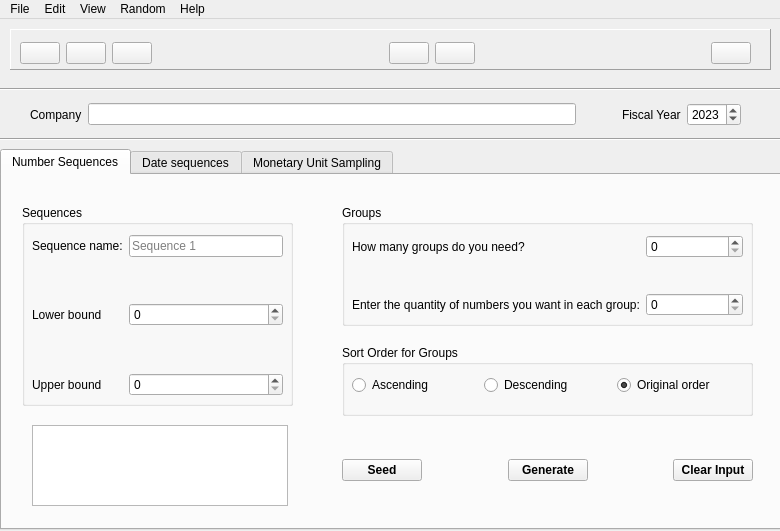
<?xml version="1.0" encoding="UTF-8"?>
<ui version="4.0">
 <author>Tim Lui</author>
 <class>MainWindow</class>
 <widget class="QMainWindow" name="MainWindow">
  <property name="geometry">
   <rect>
    <x>0</x>
    <y>0</y>
    <width>780</width>
    <height>531</height>
   </rect>
  </property>
  <property name="windowTitle">
   <string>AVEGA Random</string>
  </property>
  <property name="windowIcon">
   <iconset resource="resources.qrc">
    <normaloff>:/assets/img/AVEGA-Favicon.ico</normaloff>:/assets/img/AVEGA-Favicon.ico</iconset>
  </property>
  <property name="toolButtonStyle">
   <enum>Qt::ToolButtonTextUnderIcon</enum>
  </property>
  <widget class="QWidget" name="centralwidget">
   <widget class="QTabWidget" name="sampling_types">
    <property name="geometry">
     <rect>
      <x>0</x>
      <y>130</y>
      <width>781</width>
      <height>381</height>
     </rect>
    </property>
    <property name="layoutDirection">
     <enum>Qt::LeftToRight</enum>
    </property>
    <property name="currentIndex">
     <number>0</number>
    </property>
    <property name="documentMode">
     <bool>false</bool>
    </property>
    <property name="tabBarAutoHide">
     <bool>false</bool>
    </property>
    <widget class="QWidget" name="tab_numbers">
     <attribute name="title">
      <string>Number Sequences</string>
     </attribute>
     <widget class="QGroupBox" name="sequence_box">
      <property name="geometry">
       <rect>
        <x>20</x>
        <y>30</y>
        <width>271</width>
        <height>201</height>
       </rect>
      </property>
      <property name="title">
       <string>Sequences</string>
      </property>
      <widget class="QWidget" name="formLayoutWidget">
       <property name="geometry">
        <rect>
         <x>10</x>
         <y>30</y>
         <width>251</width>
         <height>161</height>
        </rect>
       </property>
       <layout class="QFormLayout" name="formLayout">
        <item row="0" column="0">
         <widget class="QLabel" name="label_numbers_seq">
          <property name="text">
           <string>Sequence name:</string>
          </property>
         </widget>
        </item>
        <item row="0" column="1">
         <widget class="QLineEdit" name="sequence_name_numbers">
          <property name="placeholderText">
           <string>Sequence 1</string>
          </property>
         </widget>
        </item>
        <item row="2" column="0">
         <widget class="QLabel" name="label_numbers_lbound">
          <property name="text">
           <string>Lower bound</string>
          </property>
         </widget>
        </item>
        <item row="2" column="1">
         <widget class="QSpinBox" name="lbound_numbers"/>
        </item>
        <item row="4" column="0">
         <widget class="QLabel" name="label_numbers_ubound">
          <property name="text">
           <string>Upper bound</string>
          </property>
         </widget>
        </item>
        <item row="4" column="1">
         <widget class="QSpinBox" name="ubound_numbers"/>
        </item>
        <item row="1" column="0">
         <spacer name="verticalSpacer">
          <property name="orientation">
           <enum>Qt::Vertical</enum>
          </property>
          <property name="sizeHint" stdset="0">
           <size>
            <width>20</width>
            <height>40</height>
           </size>
          </property>
         </spacer>
        </item>
        <item row="3" column="0">
         <spacer name="verticalSpacer_2">
          <property name="orientation">
           <enum>Qt::Vertical</enum>
          </property>
          <property name="sizeHint" stdset="0">
           <size>
            <width>20</width>
            <height>40</height>
           </size>
          </property>
         </spacer>
        </item>
        <item row="1" column="1">
         <spacer name="verticalSpacer_3">
          <property name="orientation">
           <enum>Qt::Vertical</enum>
          </property>
          <property name="sizeHint" stdset="0">
           <size>
            <width>20</width>
            <height>40</height>
           </size>
          </property>
         </spacer>
        </item>
        <item row="3" column="1">
         <spacer name="verticalSpacer_4">
          <property name="orientation">
           <enum>Qt::Vertical</enum>
          </property>
          <property name="sizeHint" stdset="0">
           <size>
            <width>20</width>
            <height>40</height>
           </size>
          </property>
         </spacer>
        </item>
       </layout>
      </widget>
     </widget>
     <widget class="QGroupBox" name="groups_box">
      <property name="geometry">
       <rect>
        <x>340</x>
        <y>30</y>
        <width>411</width>
        <height>121</height>
       </rect>
      </property>
      <property name="title">
       <string>Groups</string>
      </property>
      <widget class="QWidget" name="formLayoutWidget_2">
       <property name="geometry">
        <rect>
         <x>10</x>
         <y>30</y>
         <width>391</width>
         <height>81</height>
        </rect>
       </property>
       <layout class="QFormLayout" name="formLayout_2">
        <item row="0" column="0">
         <widget class="QLabel" name="label_numbers_n_groups">
          <property name="text">
           <string>How many groups do you need?</string>
          </property>
         </widget>
        </item>
        <item row="0" column="1">
         <widget class="QSpinBox" name="n_groups_numbers"/>
        </item>
        <item row="2" column="0">
         <widget class="QLabel" name="label_numbers_n_elements">
          <property name="text">
           <string>Enter the quantity of numbers you want in each group:</string>
          </property>
         </widget>
        </item>
        <item row="2" column="1">
         <widget class="QSpinBox" name="n_elements_numbers"/>
        </item>
        <item row="1" column="0">
         <spacer name="verticalSpacer_5">
          <property name="orientation">
           <enum>Qt::Vertical</enum>
          </property>
          <property name="sizeHint" stdset="0">
           <size>
            <width>20</width>
            <height>40</height>
           </size>
          </property>
         </spacer>
        </item>
        <item row="1" column="1">
         <spacer name="verticalSpacer_6">
          <property name="orientation">
           <enum>Qt::Vertical</enum>
          </property>
          <property name="sizeHint" stdset="0">
           <size>
            <width>20</width>
            <height>40</height>
           </size>
          </property>
         </spacer>
        </item>
       </layout>
      </widget>
     </widget>
     <widget class="QGroupBox" name="sort_groups_box">
      <property name="geometry">
       <rect>
        <x>340</x>
        <y>170</y>
        <width>411</width>
        <height>71</height>
       </rect>
      </property>
      <property name="title">
       <string>Sort Order for Groups</string>
      </property>
      <widget class="QWidget" name="horizontalLayoutWidget_2">
       <property name="geometry">
        <rect>
         <x>10</x>
         <y>20</y>
         <width>391</width>
         <height>41</height>
        </rect>
       </property>
       <layout class="QHBoxLayout" name="horizontalLayout_2">
        <item>
         <widget class="QRadioButton" name="radiobutton_asc_numbers">
          <property name="text">
           <string>Ascending</string>
          </property>
         </widget>
        </item>
        <item>
         <widget class="QRadioButton" name="radiobutton_desc_numbers">
          <property name="text">
           <string>Descending</string>
          </property>
         </widget>
        </item>
        <item>
         <widget class="QRadioButton" name="radiobutton_org_numbers">
          <property name="text">
           <string>Original order</string>
          </property>
          <property name="checked">
           <bool>true</bool>
          </property>
         </widget>
        </item>
       </layout>
      </widget>
     </widget>
     <widget class="QWidget" name="horizontalLayoutWidget_3">
      <property name="geometry">
       <rect>
        <x>340</x>
        <y>270</y>
        <width>411</width>
        <height>51</height>
       </rect>
      </property>
      <layout class="QHBoxLayout" name="horizontalLayout_3">
       <item>
        <widget class="QPushButton" name="btn_seed_numbers">
         <property name="font">
          <font>
           <bold>true</bold>
          </font>
         </property>
         <property name="text">
          <string>Seed</string>
         </property>
         <property name="autoDefault">
          <bool>false</bool>
         </property>
         <property name="default">
          <bool>false</bool>
         </property>
         <property name="flat">
          <bool>false</bool>
         </property>
        </widget>
       </item>
       <item>
        <spacer name="horizontalSpacer_6">
         <property name="orientation">
          <enum>Qt::Horizontal</enum>
         </property>
         <property name="sizeHint" stdset="0">
          <size>
           <width>40</width>
           <height>20</height>
          </size>
         </property>
        </spacer>
       </item>
       <item>
        <widget class="QPushButton" name="btn_generate_numbers">
         <property name="font">
          <font>
           <bold>true</bold>
          </font>
         </property>
         <property name="text">
          <string>Generate</string>
         </property>
        </widget>
       </item>
       <item>
        <spacer name="horizontalSpacer_3">
         <property name="orientation">
          <enum>Qt::Horizontal</enum>
         </property>
         <property name="sizeHint" stdset="0">
          <size>
           <width>40</width>
           <height>20</height>
          </size>
         </property>
        </spacer>
       </item>
       <item>
        <widget class="QPushButton" name="btn_clear_numbers">
         <property name="font">
          <font>
           <bold>true</bold>
          </font>
         </property>
         <property name="text">
          <string>Clear Input</string>
         </property>
        </widget>
       </item>
      </layout>
     </widget>
     <widget class="QTextBrowser" name="output_element">
      <property name="geometry">
       <rect>
        <x>30</x>
        <y>250</y>
        <width>256</width>
        <height>81</height>
       </rect>
      </property>
     </widget>
    </widget>
    <widget class="QWidget" name="tab_dates">
     <attribute name="title">
      <string>Date sequences</string>
     </attribute>
     <widget class="QGroupBox" name="sequence_box_2">
      <property name="geometry">
       <rect>
        <x>20</x>
        <y>30</y>
        <width>271</width>
        <height>201</height>
       </rect>
      </property>
      <property name="title">
       <string>Sequences</string>
      </property>
      <widget class="QWidget" name="formLayoutWidget_3">
       <property name="geometry">
        <rect>
         <x>10</x>
         <y>30</y>
         <width>251</width>
         <height>161</height>
        </rect>
       </property>
       <layout class="QFormLayout" name="formLayout_3">
        <item row="0" column="0">
         <widget class="QLabel" name="label_dates_seq">
          <property name="text">
           <string>Sequence name:</string>
          </property>
         </widget>
        </item>
        <item row="0" column="1">
         <widget class="QLineEdit" name="sequence_name_dates">
          <property name="placeholderText">
           <string>Sequence 1</string>
          </property>
         </widget>
        </item>
        <item row="2" column="0">
         <widget class="QLabel" name="label_dates_lbound">
          <property name="text">
           <string>Lower bound</string>
          </property>
         </widget>
        </item>
        <item row="4" column="0">
         <widget class="QLabel" name="label_dates_ubound">
          <property name="text">
           <string>Upper bound</string>
          </property>
         </widget>
        </item>
        <item row="1" column="0">
         <spacer name="verticalSpacer_7">
          <property name="orientation">
           <enum>Qt::Vertical</enum>
          </property>
          <property name="sizeHint" stdset="0">
           <size>
            <width>20</width>
            <height>40</height>
           </size>
          </property>
         </spacer>
        </item>
        <item row="3" column="0">
         <spacer name="verticalSpacer_8">
          <property name="orientation">
           <enum>Qt::Vertical</enum>
          </property>
          <property name="sizeHint" stdset="0">
           <size>
            <width>20</width>
            <height>40</height>
           </size>
          </property>
         </spacer>
        </item>
        <item row="1" column="1">
         <spacer name="verticalSpacer_9">
          <property name="orientation">
           <enum>Qt::Vertical</enum>
          </property>
          <property name="sizeHint" stdset="0">
           <size>
            <width>20</width>
            <height>40</height>
           </size>
          </property>
         </spacer>
        </item>
        <item row="3" column="1">
         <spacer name="verticalSpacer_10">
          <property name="orientation">
           <enum>Qt::Vertical</enum>
          </property>
          <property name="sizeHint" stdset="0">
           <size>
            <width>20</width>
            <height>40</height>
           </size>
          </property>
         </spacer>
        </item>
        <item row="2" column="1">
         <widget class="QDateEdit" name="lbound_dates">
          <property name="date">
           <date>
            <year>2023</year>
            <month>1</month>
            <day>1</day>
           </date>
          </property>
         </widget>
        </item>
        <item row="4" column="1">
         <widget class="QDateEdit" name="ubound_dates">
          <property name="date">
           <date>
            <year>2023</year>
            <month>1</month>
            <day>1</day>
           </date>
          </property>
         </widget>
        </item>
       </layout>
      </widget>
     </widget>
     <widget class="QGroupBox" name="groups_box_2">
      <property name="geometry">
       <rect>
        <x>340</x>
        <y>30</y>
        <width>411</width>
        <height>121</height>
       </rect>
      </property>
      <property name="title">
       <string>Groups</string>
      </property>
      <widget class="QWidget" name="formLayoutWidget_4">
       <property name="geometry">
        <rect>
         <x>10</x>
         <y>30</y>
         <width>391</width>
         <height>81</height>
        </rect>
       </property>
       <layout class="QFormLayout" name="formLayout_4">
        <item row="0" column="0">
         <widget class="QLabel" name="label_dates_n_groups">
          <property name="text">
           <string>How many groups do you need?</string>
          </property>
         </widget>
        </item>
        <item row="0" column="1">
         <widget class="QSpinBox" name="n_groups_dates"/>
        </item>
        <item row="2" column="0">
         <widget class="QLabel" name="label_dates_n_elements">
          <property name="text">
           <string>Enter the quantity of numbers you want in each group:</string>
          </property>
         </widget>
        </item>
        <item row="2" column="1">
         <widget class="QSpinBox" name="n_elements_dates"/>
        </item>
        <item row="1" column="0">
         <spacer name="verticalSpacer_11">
          <property name="orientation">
           <enum>Qt::Vertical</enum>
          </property>
          <property name="sizeHint" stdset="0">
           <size>
            <width>20</width>
            <height>40</height>
           </size>
          </property>
         </spacer>
        </item>
        <item row="1" column="1">
         <spacer name="verticalSpacer_12">
          <property name="orientation">
           <enum>Qt::Vertical</enum>
          </property>
          <property name="sizeHint" stdset="0">
           <size>
            <width>20</width>
            <height>40</height>
           </size>
          </property>
         </spacer>
        </item>
       </layout>
      </widget>
     </widget>
     <widget class="QGroupBox" name="sort_groups_box_2">
      <property name="geometry">
       <rect>
        <x>340</x>
        <y>170</y>
        <width>411</width>
        <height>71</height>
       </rect>
      </property>
      <property name="title">
       <string>Sort Order for Groups</string>
      </property>
      <widget class="QWidget" name="horizontalLayoutWidget_5">
       <property name="geometry">
        <rect>
         <x>10</x>
         <y>20</y>
         <width>391</width>
         <height>41</height>
        </rect>
       </property>
       <layout class="QHBoxLayout" name="horizontalLayout_5">
        <item>
         <widget class="QRadioButton" name="radiobutton_asc_dates">
          <property name="text">
           <string>Ascending</string>
          </property>
         </widget>
        </item>
        <item>
         <widget class="QRadioButton" name="radiobutton_desc_dates">
          <property name="text">
           <string>Descending</string>
          </property>
         </widget>
        </item>
        <item>
         <widget class="QRadioButton" name="radiobutton_org_dates">
          <property name="text">
           <string>Original order</string>
          </property>
          <property name="checked">
           <bool>true</bool>
          </property>
         </widget>
        </item>
       </layout>
      </widget>
     </widget>
     <widget class="QWidget" name="horizontalLayoutWidget_6">
      <property name="geometry">
       <rect>
        <x>340</x>
        <y>270</y>
        <width>411</width>
        <height>51</height>
       </rect>
      </property>
      <layout class="QHBoxLayout" name="horizontalLayout_6">
       <item>
        <widget class="QPushButton" name="btn_seed_dates">
         <property name="font">
          <font>
           <bold>true</bold>
          </font>
         </property>
         <property name="text">
          <string>Seed</string>
         </property>
        </widget>
       </item>
       <item>
        <spacer name="horizontalSpacer_7">
         <property name="orientation">
          <enum>Qt::Horizontal</enum>
         </property>
         <property name="sizeHint" stdset="0">
          <size>
           <width>40</width>
           <height>20</height>
          </size>
         </property>
        </spacer>
       </item>
       <item>
        <widget class="QPushButton" name="btn_generate_dates">
         <property name="font">
          <font>
           <bold>true</bold>
          </font>
         </property>
         <property name="text">
          <string>Generate</string>
         </property>
        </widget>
       </item>
       <item>
        <spacer name="horizontalSpacer_5">
         <property name="orientation">
          <enum>Qt::Horizontal</enum>
         </property>
         <property name="sizeHint" stdset="0">
          <size>
           <width>40</width>
           <height>20</height>
          </size>
         </property>
        </spacer>
       </item>
       <item>
        <widget class="QPushButton" name="btn_clear_dates">
         <property name="font">
          <font>
           <bold>true</bold>
          </font>
         </property>
         <property name="text">
          <string>Clear Input</string>
         </property>
        </widget>
       </item>
      </layout>
     </widget>
     <widget class="QGroupBox" name="groupBox">
      <property name="geometry">
       <rect>
        <x>20</x>
        <y>240</y>
        <width>271</width>
        <height>80</height>
       </rect>
      </property>
      <property name="title">
       <string>Exclude days</string>
      </property>
      <widget class="QWidget" name="horizontalLayoutWidget_7">
       <property name="geometry">
        <rect>
         <x>10</x>
         <y>20</y>
         <width>251</width>
         <height>51</height>
        </rect>
       </property>
       <layout class="QHBoxLayout" name="horizontalLayout_7">
        <item>
         <widget class="QCheckBox" name="exclude_saturdays">
          <property name="text">
           <string>Saturdays</string>
          </property>
         </widget>
        </item>
        <item>
         <widget class="QCheckBox" name="exclude_sundays">
          <property name="text">
           <string>Sundays</string>
          </property>
         </widget>
        </item>
        <item>
         <widget class="QCheckBox" name="exclude_bank_holidays">
          <property name="text">
           <string>Bank holidays</string>
          </property>
         </widget>
        </item>
       </layout>
      </widget>
     </widget>
    </widget>
    <widget class="QWidget" name="tab_mus">
     <attribute name="title">
      <string>Monetary Unit Sampling</string>
     </attribute>
    </widget>
   </widget>
   <widget class="Line" name="line">
    <property name="geometry">
     <rect>
      <x>0</x>
      <y>60</y>
      <width>781</width>
      <height>20</height>
     </rect>
    </property>
    <property name="orientation">
     <enum>Qt::Horizontal</enum>
    </property>
   </widget>
   <widget class="QFrame" name="frame">
    <property name="geometry">
     <rect>
      <x>10</x>
      <y>10</y>
      <width>761</width>
      <height>41</height>
     </rect>
    </property>
    <property name="styleSheet">
     <string notr="true"/>
    </property>
    <property name="frameShape">
     <enum>QFrame::Panel</enum>
    </property>
    <property name="frameShadow">
     <enum>QFrame::Raised</enum>
    </property>
    <widget class="QWidget" name="horizontalLayoutWidget">
     <property name="geometry">
      <rect>
       <x>10</x>
       <y>10</y>
       <width>731</width>
       <height>28</height>
      </rect>
     </property>
     <layout class="QHBoxLayout" name="horizontalLayout">
      <item>
       <widget class="QPushButton" name="pushButton_new_file">
        <property name="toolTip">
         <string>new file</string>
        </property>
        <property name="styleSheet">
         <string notr="true"/>
        </property>
        <property name="icon">
         <iconset resource="resources.qrc">
          <normaloff>:/assets/img/new_file.png</normaloff>:/assets/img/new_file.png</iconset>
        </property>
        <property name="autoDefault">
         <bool>false</bool>
        </property>
        <property name="default">
         <bool>false</bool>
        </property>
        <property name="flat">
         <bool>false</bool>
        </property>
       </widget>
      </item>
      <item>
       <widget class="QPushButton" name="pushButton_save_as">
        <property name="toolTip">
         <string>save as</string>
        </property>
        <property name="text">
         <string/>
        </property>
        <property name="icon">
         <iconset resource="resources.qrc">
          <normaloff>:/assets/img/folder.png</normaloff>:/assets/img/folder.png</iconset>
        </property>
       </widget>
      </item>
      <item>
       <widget class="QPushButton" name="pushButton_save">
        <property name="toolTip">
         <string>save</string>
        </property>
        <property name="text">
         <string/>
        </property>
        <property name="icon">
         <iconset resource="resources.qrc">
          <normaloff>:/assets/img/save.png</normaloff>:/assets/img/save.png</iconset>
        </property>
        <property name="iconSize">
         <size>
          <width>16</width>
          <height>16</height>
         </size>
        </property>
       </widget>
      </item>
      <item>
       <spacer name="horizontalSpacer">
        <property name="orientation">
         <enum>Qt::Horizontal</enum>
        </property>
        <property name="sizeHint" stdset="0">
         <size>
          <width>40</width>
          <height>20</height>
         </size>
        </property>
       </spacer>
      </item>
      <item>
       <widget class="QPushButton" name="pushButton_copy">
        <property name="toolTip">
         <string>copy</string>
        </property>
        <property name="text">
         <string/>
        </property>
        <property name="icon">
         <iconset resource="resources.qrc">
          <normaloff>:/assets/img/copy.png</normaloff>:/assets/img/copy.png</iconset>
        </property>
       </widget>
      </item>
      <item alignment="Qt::AlignHCenter">
       <widget class="QPushButton" name="pushButton_paste">
        <property name="toolTip">
         <string>paste</string>
        </property>
        <property name="text">
         <string/>
        </property>
        <property name="icon">
         <iconset resource="resources.qrc">
          <normaloff>:/assets/img/paste.png</normaloff>:/assets/img/paste.png</iconset>
        </property>
        <property name="iconSize">
         <size>
          <width>16</width>
          <height>16</height>
         </size>
        </property>
       </widget>
      </item>
      <item>
       <spacer name="horizontalSpacer_2">
        <property name="orientation">
         <enum>Qt::Horizontal</enum>
        </property>
        <property name="sizeHint" stdset="0">
         <size>
          <width>40</width>
          <height>20</height>
         </size>
        </property>
       </spacer>
      </item>
      <item>
       <widget class="QPushButton" name="pushButton_help">
        <property name="toolTip">
         <string>help</string>
        </property>
        <property name="text">
         <string/>
        </property>
        <property name="icon">
         <iconset resource="resources.qrc">
          <normaloff>:/assets/img/q_mark.png</normaloff>:/assets/img/q_mark.png</iconset>
        </property>
       </widget>
      </item>
     </layout>
    </widget>
   </widget>
   <widget class="QWidget" name="horizontalLayoutWidget_4">
    <property name="geometry">
     <rect>
      <x>30</x>
      <y>80</y>
      <width>711</width>
      <height>31</height>
     </rect>
    </property>
    <layout class="QHBoxLayout" name="horizontalLayout_4">
     <item>
      <widget class="QLabel" name="company_label">
       <property name="text">
        <string>Company</string>
       </property>
      </widget>
     </item>
     <item>
      <widget class="QLineEdit" name="company_name">
       <property name="sizePolicy">
        <sizepolicy hsizetype="Expanding" vsizetype="Fixed">
         <horstretch>1</horstretch>
         <verstretch>0</verstretch>
        </sizepolicy>
       </property>
       <property name="focusPolicy">
        <enum>Qt::ClickFocus</enum>
       </property>
      </widget>
     </item>
     <item>
      <spacer name="horizontalSpacer_4">
       <property name="orientation">
        <enum>Qt::Horizontal</enum>
       </property>
       <property name="sizeHint" stdset="0">
        <size>
         <width>40</width>
         <height>20</height>
        </size>
       </property>
      </spacer>
     </item>
     <item>
      <widget class="QLabel" name="year_label">
       <property name="text">
        <string>Fiscal Year</string>
       </property>
      </widget>
     </item>
     <item>
      <widget class="QDateEdit" name="company_year">
       <property name="displayFormat">
        <string>yyyy</string>
       </property>
       <property name="date">
        <date>
         <year>2023</year>
         <month>1</month>
         <day>1</day>
        </date>
       </property>
      </widget>
     </item>
    </layout>
   </widget>
   <widget class="Line" name="line_2">
    <property name="geometry">
     <rect>
      <x>0</x>
      <y>110</y>
      <width>781</width>
      <height>20</height>
     </rect>
    </property>
    <property name="orientation">
     <enum>Qt::Horizontal</enum>
    </property>
   </widget>
   <zorder>frame</zorder>
   <zorder>sampling_types</zorder>
   <zorder>line</zorder>
   <zorder>horizontalLayoutWidget_4</zorder>
   <zorder>line_2</zorder>
  </widget>
  <widget class="QMenuBar" name="menubar">
   <property name="geometry">
    <rect>
     <x>0</x>
     <y>0</y>
     <width>780</width>
     <height>22</height>
    </rect>
   </property>
   <widget class="QMenu" name="menuSave">
    <property name="autoFillBackground">
     <bool>false</bool>
    </property>
    <property name="title">
     <string>File</string>
    </property>
    <addaction name="actionSave"/>
    <addaction name="separator"/>
    <addaction name="actionSave_as"/>
    <addaction name="separator"/>
   </widget>
   <widget class="QMenu" name="menuEdit">
    <property name="title">
     <string>Edit</string>
    </property>
    <addaction name="actionUndo"/>
    <addaction name="separator"/>
    <addaction name="actionRedo"/>
    <addaction name="separator"/>
   </widget>
   <widget class="QMenu" name="menuView">
    <property name="title">
     <string>View</string>
    </property>
    <addaction name="actionMagnification"/>
    <addaction name="separator"/>
   </widget>
   <widget class="QMenu" name="menuRandom">
    <property name="title">
     <string>Random</string>
    </property>
   </widget>
   <widget class="QMenu" name="menuHelp">
    <property name="title">
     <string>Help</string>
    </property>
    <addaction name="actionAbout"/>
    <addaction name="separator"/>
    <addaction name="actionHow_to"/>
    <addaction name="separator"/>
   </widget>
   <addaction name="menuSave"/>
   <addaction name="menuEdit"/>
   <addaction name="menuView"/>
   <addaction name="menuRandom"/>
   <addaction name="menuHelp"/>
  </widget>
  <action name="actionAbout">
   <property name="text">
    <string>About</string>
   </property>
  </action>
  <action name="actionHow_to">
   <property name="text">
    <string>How to</string>
   </property>
  </action>
  <action name="actionUndo">
   <property name="text">
    <string>Undo</string>
   </property>
  </action>
  <action name="actionRedo">
   <property name="text">
    <string>Redo</string>
   </property>
  </action>
  <action name="actionMagnification">
   <property name="text">
    <string>Magnification</string>
   </property>
  </action>
  <action name="actionSave">
   <property name="text">
    <string>Save</string>
   </property>
  </action>
  <action name="actionSave_as">
   <property name="text">
    <string>Save as</string>
   </property>
  </action>
 </widget>
 <tabstops>
  <tabstop>sampling_types</tabstop>
  <tabstop>sequence_name_numbers</tabstop>
  <tabstop>pushButton_new_file</tabstop>
  <tabstop>ubound_numbers</tabstop>
  <tabstop>n_groups_numbers</tabstop>
  <tabstop>n_elements_numbers</tabstop>
  <tabstop>radiobutton_asc_numbers</tabstop>
  <tabstop>radiobutton_desc_numbers</tabstop>
  <tabstop>radiobutton_org_numbers</tabstop>
  <tabstop>btn_generate_numbers</tabstop>
  <tabstop>btn_clear_numbers</tabstop>
  <tabstop>lbound_numbers</tabstop>
  <tabstop>pushButton_save_as</tabstop>
  <tabstop>pushButton_save</tabstop>
  <tabstop>pushButton_copy</tabstop>
  <tabstop>pushButton_paste</tabstop>
  <tabstop>pushButton_help</tabstop>
  <tabstop>sequence_name_dates</tabstop>
  <tabstop>n_groups_dates</tabstop>
  <tabstop>n_elements_dates</tabstop>
  <tabstop>radiobutton_asc_dates</tabstop>
  <tabstop>radiobutton_desc_dates</tabstop>
  <tabstop>radiobutton_org_dates</tabstop>
  <tabstop>btn_generate_dates</tabstop>
  <tabstop>btn_clear_dates</tabstop>
  <tabstop>lbound_dates</tabstop>
  <tabstop>ubound_dates</tabstop>
  <tabstop>exclude_saturdays</tabstop>
  <tabstop>exclude_sundays</tabstop>
  <tabstop>exclude_bank_holidays</tabstop>
  <tabstop>btn_seed_numbers</tabstop>
  <tabstop>btn_seed_dates</tabstop>
  <tabstop>company_year</tabstop>
 </tabstops>
 <resources>
  <include location="resources.qrc"/>
 </resources>
 <connections/>
</ui>
